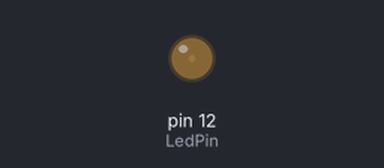
The program below on a simulated Raspberry Pi (header pin numbers). On the bench: output pins drawn as LEDs (lit = HIGH). What the program prints to the terminal is not drawn.

Above: at 0.05 s.
At 0.7 s:
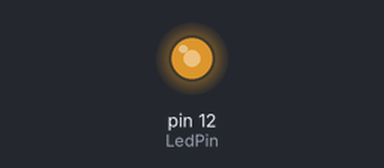
At 1.4 s:
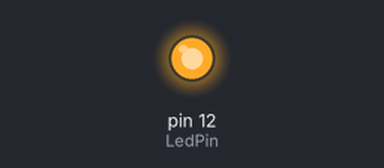
At 2.75 s:
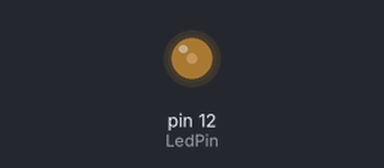
Timing chart, 0 to 5.2 s (numbered marks = the images above):
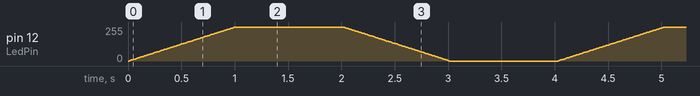

The program:

04.1.1_BreathingLED.py
```python
import RPi.GPIO as GPIO
import time

#Define the LedPin
LedPin = 12

def setup():
    global p
    #use PHYSICAL GPIO Numbering
    GPIO.setmode(GPIO.BOARD)
    #Set LedPin to OUTPUT mode
    GPIO.setup(LedPin, GPIO.OUT)
    #Make ledPin output LOW level to turn off LED
    GPIO.output(LedPin, GPIO.LOW)

    #Set PWM Frequence to 500Hz
    p = GPIO.PWM(LedPin, 500)
    #Set initial Duty Cycle to 0
    p.start(0)

def loop():
    while True:
        for dc in range(0, 101, 1):
            p.ChangeDutyCycle(dc)
            time.sleep(0.01)
        time.sleep(1)
        for dc in range(100, -1, -1):
            p.ChangeDutyCycle(dc)
            time.sleep(0.01)
        time.sleep(1)

def destroy():
    #Stop PWM
    p.stop()
    #Release all GPIO
    GPIO.cleanup()

#Program entrance
if __name__ == "__main__":
    print("Program is starting... ")
    setup()
    try:
        loop()
    #Press ctrl-c to end the program
    except KeyboardInterrupt:
        destroy()
```
